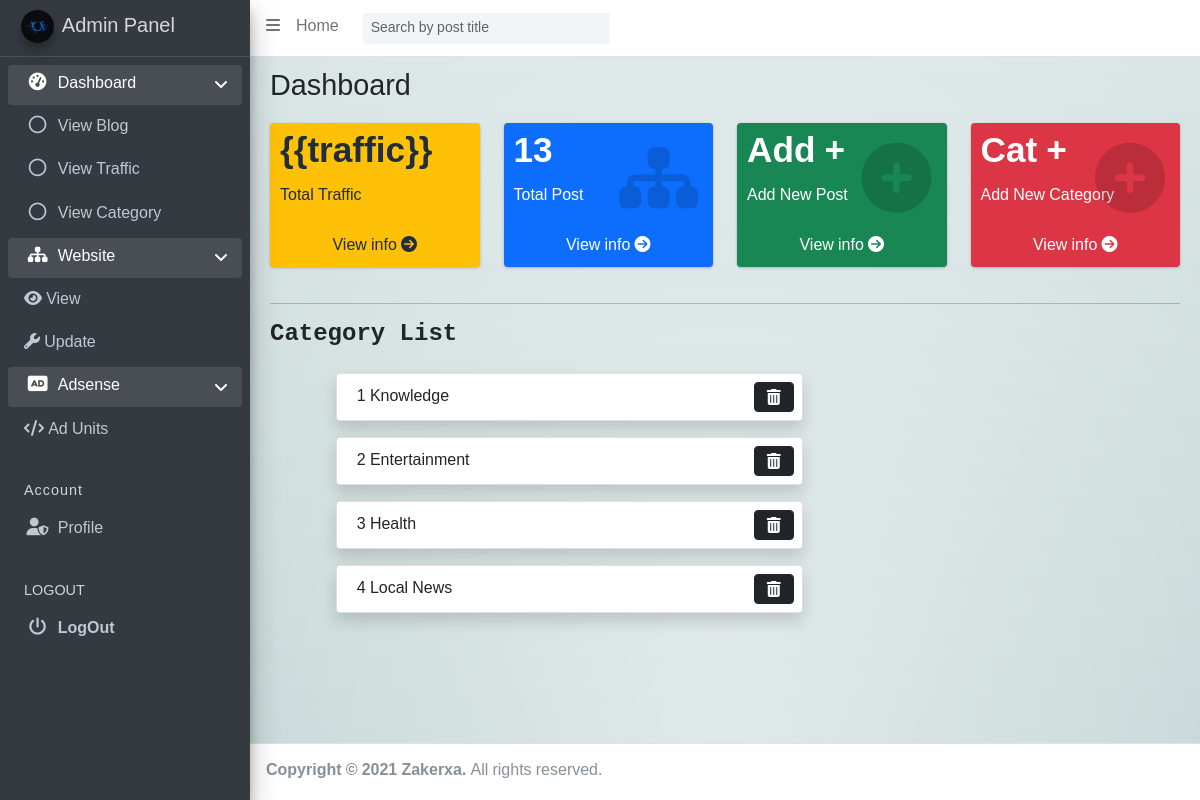
/admin/cat-list.php (signed in), run on the app's committed database.
### tables this page shows
CREATE TABLE `categories` (
  `id` int(11) NOT NULL,
  `name` text NOT NULL
);

### admin/tnc.php (called while the page is built, shortened)
<?php
$stmtmaxview = $pdo->prepare("SELECT * FROM blogs ORDER BY views DESC LIMIT 4");
$maxview = $stmtmaxview->execute();
$maxview = $stmtmaxview->fetchAll();
$mostcat = [];
foreach ($maxview as $key => $value) {
    $blog_id = $maxview[$key]['category'];
    $stmtmostviewcat = $pdo->prepare("SELECT * FROM categories WHERE id=$blog_id");
    $stmtmostviewcat->execute();
    $mostcat[] = $stmtmostviewcat->fetchAll();
}

### admin/cat-list.php (the view, shortened to what this page needs)
<?php
 require "../config/config.php";
 require "./tnc.php";
?>
<!DOCTYPE html>
<html lang="en">
<head>
    <?php
      include("adminlte/ltetopscript.php");
      include("../assets/link.php");
    ?>
</head>
<body class="hold-transition sidebar-mini layout-fixed">
<div class="wrapper">
   <?php include("adminlte/nav.php");?>
   <div class="content-wrapper" style="background-color: #CDDCDC;background-image: radial-gradient(at 50% 100%, rgba(255,255,255,0.50) 0%, rgba(0,0,0,0.50) 100%), linear-gradient(to bottom, rgba(255,255,255,0.25) 0%, rgba(0,0,0,0.25) 100%);background-blend-mode: screen, overlay;">
    <div class="content-header" >
      <div class="container-fluid">
        <?php include("./dashboard.php")?>
        <div class="row">
          <div class="col-12 pb-3">
            <hr>
             <h4 class="font-weight-bold text-monospace">Category List</h4>
          </div>
           <?php
               $stmt = $pdo->prepare("SELECT * FROM categories ORDER BY id DESC");
               $stmt->execute();
               $result = $stmt->fetchAll();
               if($result){
                 $i = 1;
                 foreach($result as $value){
           ?>
                <div class="card col-12 col-lg-6 offset-lg-1 shadow">
                   <div class="row p-2">
                       <div class="col-10 pt-1">
                       <?=$i?> <?=substr($value['name'],0,50)?>
                       </div>
                       <div class="col-2 text-center pr-0">
                         <a href="delete/delete-cat.php?id=<?=$value['id']?>" title="Delete this Category" onclick="return confirm('Are you sure you want to delete this category?');" class="float-right btn btn-dark fa fa-trash"></a>
                       </div>
                   </div>
                </div>
            <?php $i++;
                }
              }
            ?>
        </div>
      </div>
    </div>
   </div>
  <footer class="main-footer">
  <div class="">
     <strong>Copyright &copy; <?=date('Y')?> Zakerxa.</strong>
      All rights reserved.
   </div>
  </footer>
</div>
</body>
</html>

### assets/link.php (style rules this page uses)
body, html { font-family: 'Noto Sans Myanmar', sans-serif; }

### data on the page
categories: name "Knowledge"
categories: name "Entertainment"
categories: name "Health"
categories: name "Local News"

### other printed values
$NB['total'] "13"
